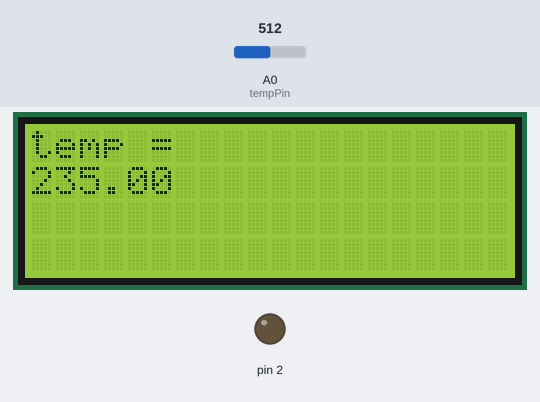
The sketch below on a simulated Arduino Uno, built with avr-gcc and run on an emulated ATmega328P. On the bench: 20×4 character LCD, output pins drawn as LEDs (lit = HIGH). The test bench sets the inputs (shaded band); at power-on: A0 (tempPin) = 512. No radio packets arrive unless stated; what the sketch prints to the serial monitor is not drawn.

Above: at 2.3 s.
2.4 s: A0 (tempPin) set to 716
At 3.1 s:
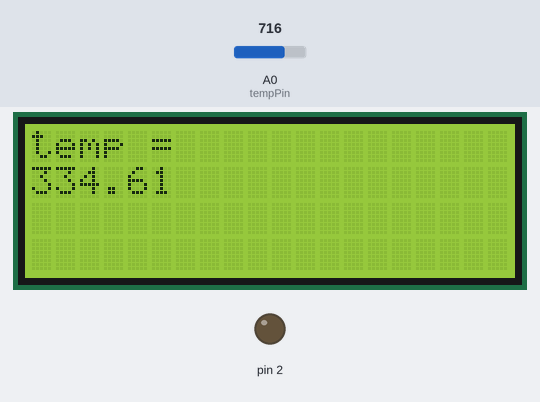
5.9 s: A0 (tempPin) set to 900
At 6.7 s:
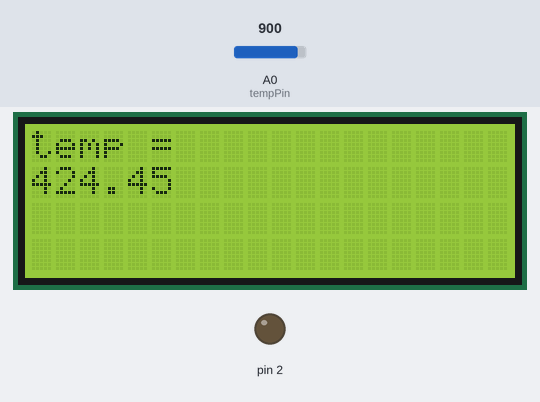
7.8 s: A0 (tempPin) set to 1023
At 8.7 s:
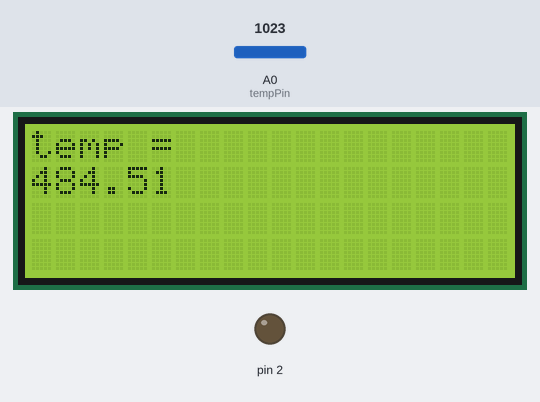
Timing chart, 0 to 10.8 s (numbered marks = the images above; inputs shaded):
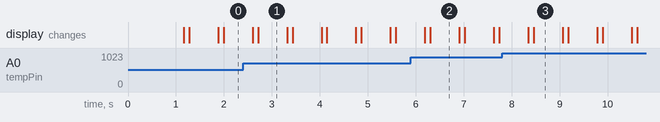

Measured:
- after the input at 2.4 s, the display: first differs from a run without the input after 0.31 s (image 1)
- after the input at 5.9 s, the display: first differs from a run without the input after 0.40 s (image 2)
- after the input at 7.8 s, the display: first differs from a run without the input after 0.66 s (image 3)
- what the display in image 1 shows lasts 0.6 s, from 2.7 s to 3.3 s

The sketch:

test_ref_node.ino
```cpp
/*
  Arduino Wireless Communication Tutorial
      Example 1 - Transmitter Code

  by Dejan Nedelkovski, www.HowToMechatronics.com

  Library: TMRh20/RF24, https://github.com/tmrh20/RF24/
*/
#include <Wire.h>
#include <LiquidCrystal_I2C.h>

LiquidCrystal_I2C lcd(0x3F,20,4);  // set the LCD address to 0x27 for a 16 chars and 2 line display

#include <SPI.h>
#include <nRF24L01.h>
#include <RF24.h>
float cel = 0;
float val;
float mv = 0;
int tempPin = 14;
#define red 2
//LiquidCrystal lcd (2,3,4,5,6,9);
RF24 radio(7, 8); // CE, CSN
const byte address[6] = "00001";
int a = 10;
void setup() {
  lcd.init();                      // initialize the lcd
  lcd.init();
  // Print a message to the LCD.
  lcd.backlight();
  Serial.begin(9600);
  //lcd.begin(16, 2);
  radio.begin();
  radio.openWritingPipe(address);
  radio.setPALevel(RF24_PA_MAX);
  radio.stopListening();
  pinMode (14, INPUT);
  pinMode (2, OUTPUT);
  lcd.clear();
  lcd.print("Kosview");
  lcd.setCursor(0, 1);
  lcd.print("    Projects");
  delay(1000);
    lcd.clear();
}
void loop() {
  //const char text[] = "Hello World";
  lcd.clear();
  val = analogRead(14);
   mv = ( val / 1024.0) * 5000;
 cel = (mv / 10)-15;
  radio.write(&cel, sizeof(cel));
  Serial.println(cel);
  digitalWrite (10, HIGH);
  delay (30);
  digitalWrite(10, LOW);
  //a++;
  delay(70);
  lcd.print("temp = ");
  lcd.setCursor(0, 1);
  lcd.print(cel);
  delay(600);
}
```
